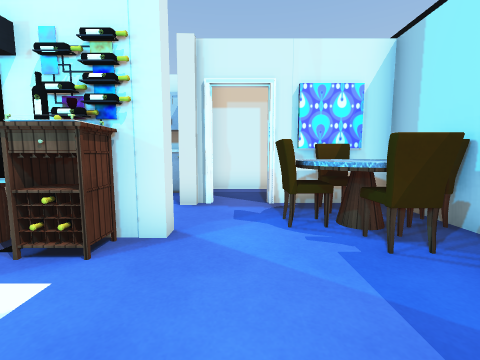
View 1 (above)

19 first-person views from a walk through a scene from a Unity 3-D project. The camera is 1.2 m above the floor, tilts 6° down and sees 90° across. The floor is counted in squares, 1 m on a side. Each view is taken from the middle of a square. On the plan, view 1 faces up. The plan holds only what a view shows up to about 12 squares ahead; the rest is blank. The place goes on beyond the plan. The player is left out. Door leaves are left out, so doorways stand open. Some surface patterns are stand-ins.

View 2
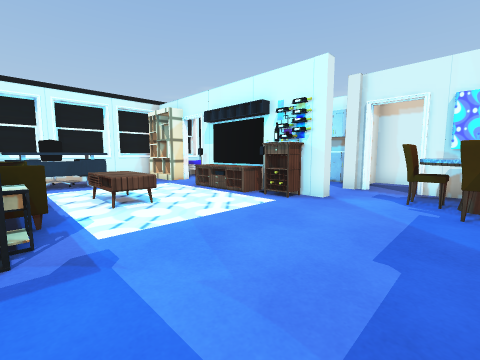

View 3
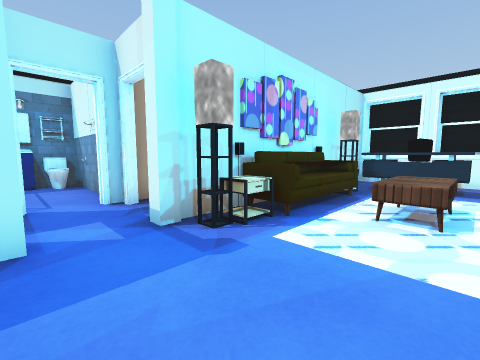

View 4
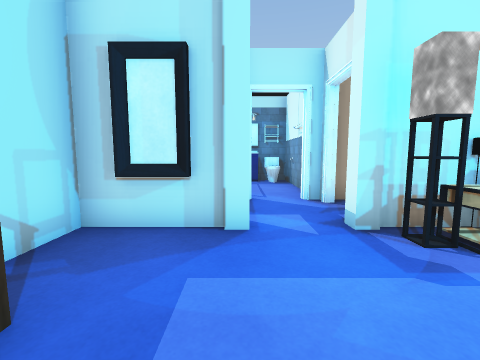

View 5
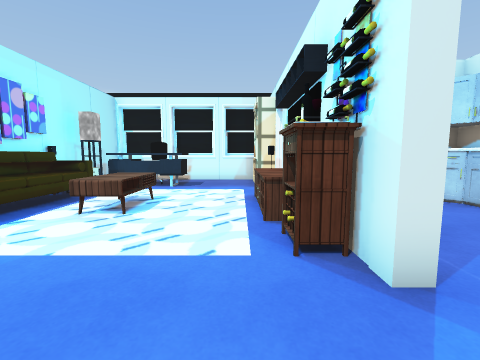

View 6
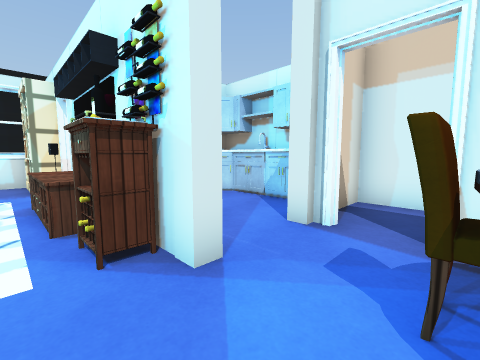

View 7
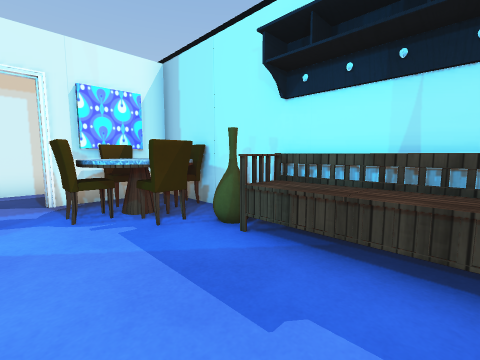

View 8
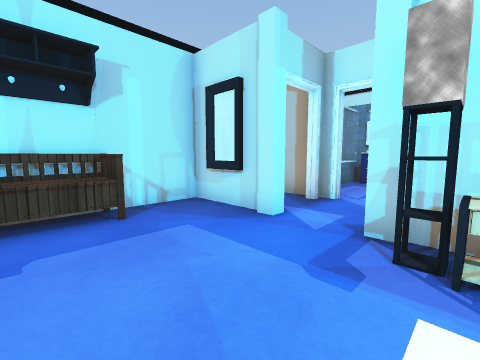

View 9
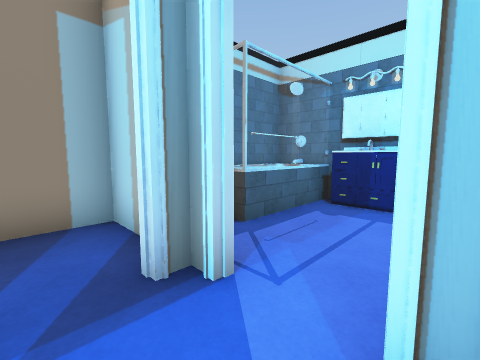

View 10
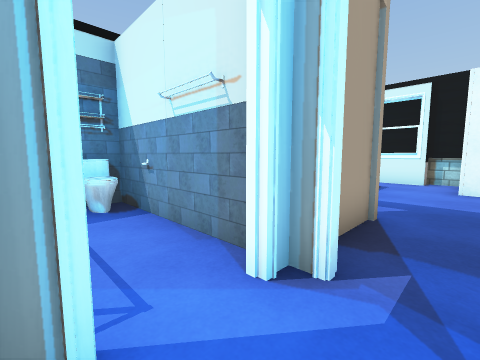

View 11
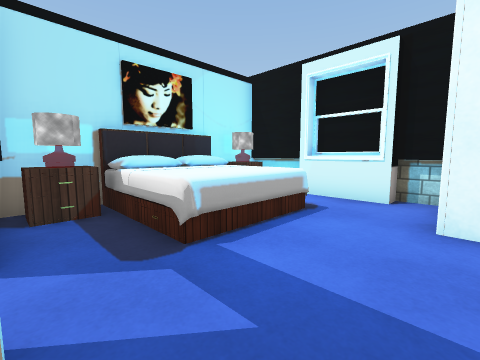

View 12
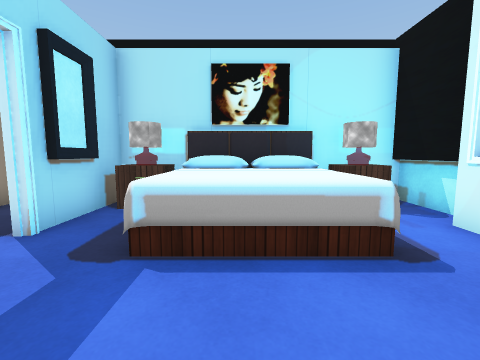

View 13
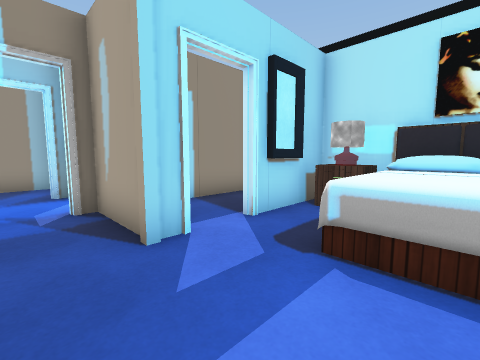

View 14
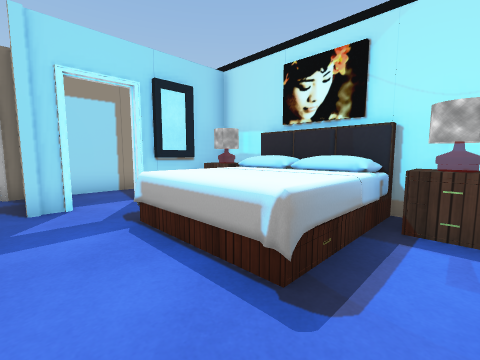

View 15
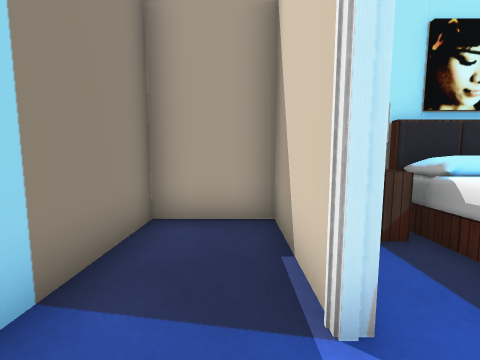

View 16
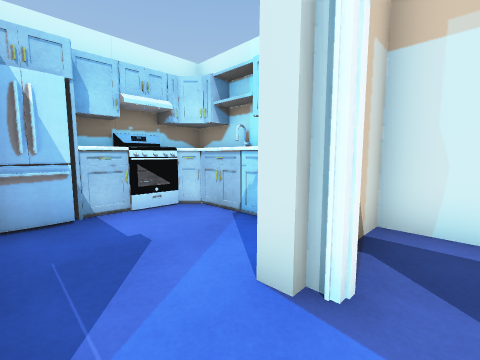

View 17
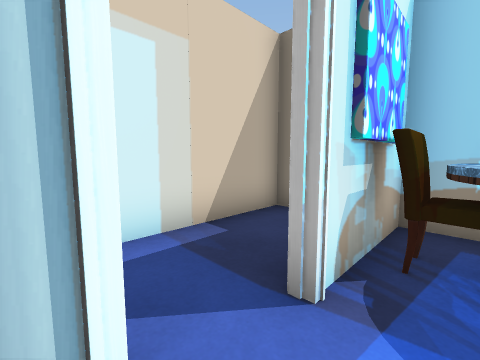

View 18
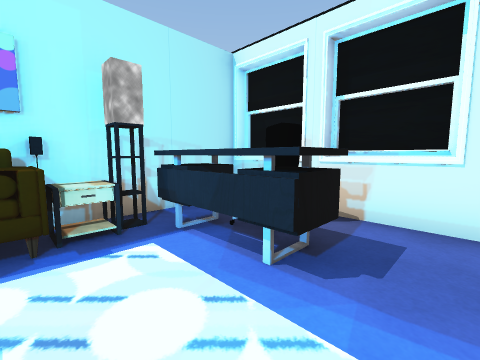

View 19
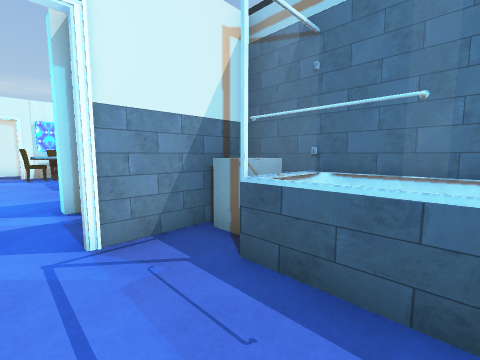

### Floor plan
Key: @ floor where view 1 was taken; # wall or solid block; . floor; D open door; = window, fence, low wall or low ledge; ^ raised ledge; P pillar; T table; C chair; S shelf; F sofa; B bench; M mirror; L closet; E bed; R fridge; O other object.
Columns run from 11 left of view 1 to 4 right of it. Each row starts with its distance up from view 1.
  9        #########
  8       #^###....#
  7      ##...#....#
  6      ##...PD####
  5      ##.....TCT#
  4    ###R..#P.CTC#
  3 #SSS.#TT#O...CT#
  2 #.............O#
  1 #.....   .....B#
  0 #..^. TT ..@..B#
 -1 #.C^. TT .....B#
 -2 #CC^...........#
 -3 #.^^TTFFTT.....#
 -4 ##########P.PM##
 -5 #LL............#
 -6 #......P###.####
 -7 #......#..#.##O#
 -8 #.EEEE....#..#O#
 -9 #.EEEE.#..#..=O#
-10 #OTEEEO#..#..=O#
-11 #OTEEEO#..#OO###
-12 ###  ##########

Where each view was taken, in squares from view 1:
view 1: 0 up, 0 right, facing up
view 2: 3 down, 2 right, facing up-left
view 3: 0 up, 1 right, facing down-left
view 4: 0 up, 1 right, facing down
view 5: 2 up, 1 right, facing left
view 6: 2 up, 1 right, facing up-left
view 7: 1 down, 0 right, facing up-right
view 8: 0 up, 2 left, facing down-right
view 9: 5 down, 1 left, facing down-right
view 10: 5 down, 1 right, facing down-left
view 11: 5 down, 4 left, facing down-left
view 12: 5 down, 7 left, facing down
view 13: 5 down, 7 left, facing down-right
view 14: 6 down, 10 left, facing down-right
view 15: 7 down, 3 left, facing down
view 16: 4 up, 0 right, facing up-left
view 17: 5 up, 1 left, facing up-right
view 18: 1 up, 6 left, facing down-left
view 19: 10 down, 0 right, facing up-right
